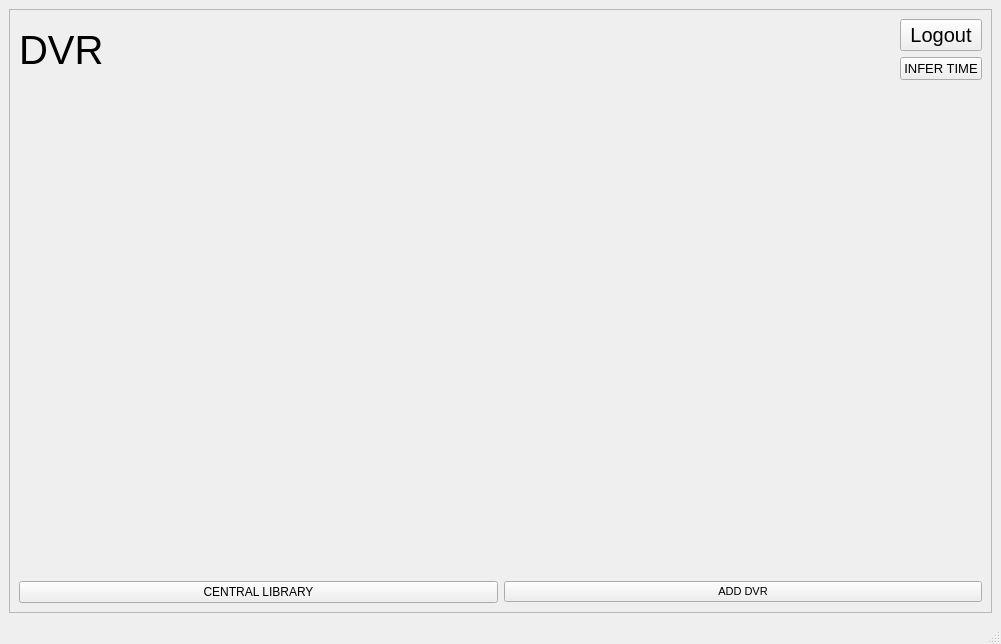
<?xml version="1.0" encoding="UTF-8"?>
<ui version="4.0">
 <class>MainWindow</class>
 <widget class="QMainWindow" name="MainWindow">
  <property name="geometry">
   <rect>
    <x>0</x>
    <y>0</y>
    <width>1001</width>
    <height>644</height>
   </rect>
  </property>
  <property name="windowTitle">
   <string>MainWindow</string>
  </property>
  <widget class="QWidget" name="centralwidget">
   <layout class="QGridLayout" name="gridLayout">
    <item row="0" column="0">
     <widget class="QFrame" name="DVRframe">
      <property name="styleSheet">
       <string notr="true">background-image: url(:/wallpaper/wallpaper-1.jpg);</string>
      </property>
      <property name="frameShape">
       <enum>QFrame::StyledPanel</enum>
      </property>
      <property name="frameShadow">
       <enum>QFrame::Raised</enum>
      </property>
      <layout class="QGridLayout" name="gridLayout_4">
       <item row="1" column="0">
        <layout class="QGridLayout" name="Bttnlayout">
         <item row="0" column="0">
          <widget class="QPushButton" name="CentralLibBttn">
           <property name="styleSheet">
            <string notr="true">color: rgb(0, 0, 0);</string>
           </property>
           <property name="text">
            <string>CENTRAL LIBRARY</string>
           </property>
          </widget>
         </item>
         <item row="0" column="1">
          <widget class="QPushButton" name="ADDVR">
           <property name="font">
            <font>
             <pointsize>8</pointsize>
            </font>
           </property>
           <property name="styleSheet">
            <string notr="true">color: rgb(0,0,0);</string>
           </property>
           <property name="text">
            <string>ADD DVR</string>
           </property>
          </widget>
         </item>
        </layout>
       </item>
       <item row="0" column="0">
        <layout class="QGridLayout" name="DVRlayout">
         <item row="0" column="2">
          <spacer name="horizontalSpacer">
           <property name="orientation">
            <enum>Qt::Horizontal</enum>
           </property>
           <property name="sizeHint" stdset="0">
            <size>
             <width>668</width>
             <height>20</height>
            </size>
           </property>
          </spacer>
         </item>
         <item row="2" column="0">
          <spacer name="verticalSpacer">
           <property name="orientation">
            <enum>Qt::Vertical</enum>
           </property>
           <property name="sizeHint" stdset="0">
            <size>
             <width>20</width>
             <height>40</height>
            </size>
           </property>
          </spacer>
         </item>
         <item row="0" column="3">
          <widget class="QPushButton" name="Logout">
           <property name="font">
            <font>
             <pointsize>15</pointsize>
            </font>
           </property>
           <property name="styleSheet">
            <string notr="true">color: rgb(0,0,0);</string>
           </property>
           <property name="text">
            <string>Logout</string>
           </property>
          </widget>
         </item>
         <item row="0" column="0" rowspan="2" colspan="2">
          <widget class="QLabel" name="DVRlabel">
           <property name="font">
            <font>
             <pointsize>30</pointsize>
            </font>
           </property>
           <property name="styleSheet">
            <string notr="true">color: rgb(0,0,0);</string>
           </property>
           <property name="text">
            <string>DVR</string>
           </property>
           <property name="wordWrap">
            <bool>false</bool>
           </property>
          </widget>
         </item>
         <item row="1" column="3">
          <widget class="QPushButton" name="Inferbttn">
           <property name="font">
            <font>
             <family>MS Shell Dlg 2</family>
             <pointsize>10</pointsize>
            </font>
           </property>
           <property name="text">
            <string>INFER TIME</string>
           </property>
          </widget>
         </item>
        </layout>
       </item>
      </layout>
     </widget>
    </item>
   </layout>
  </widget>
  <widget class="QStatusBar" name="statusbar"/>
 </widget>
 <resources>
  <include location="image.qrc"/>
 </resources>
 <connections/>
</ui>
